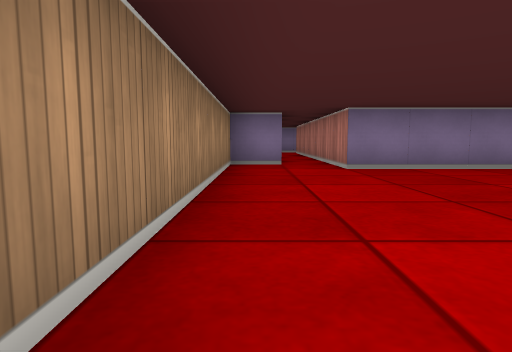
view 1 (above)

12 first-person views from a walk through a cub3D maze. The camera is about half as high as the walls, tilts 6° down and sees 75° across. The floor is counted in squares. Each view is taken from the middle of a square. On the plan, view 1 faces up. The plan holds only what a view shows up to about 9 squares ahead; the rest is blank.

view 2
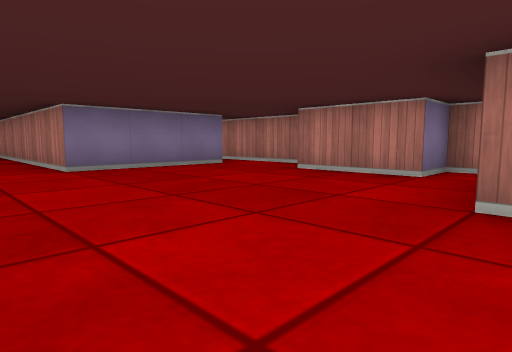

view 3
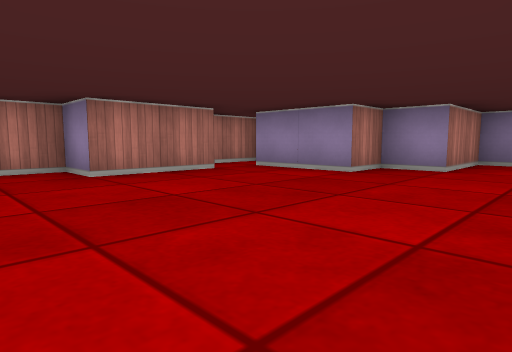

view 4
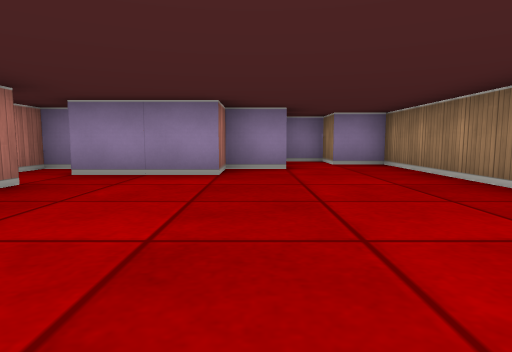

view 5
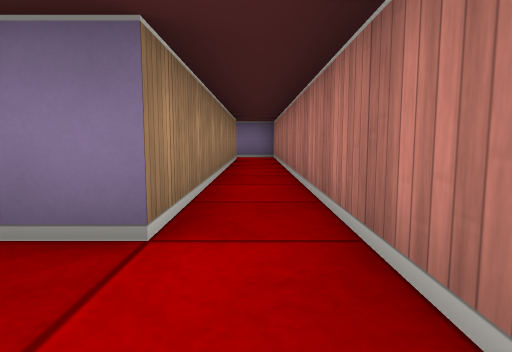

view 6
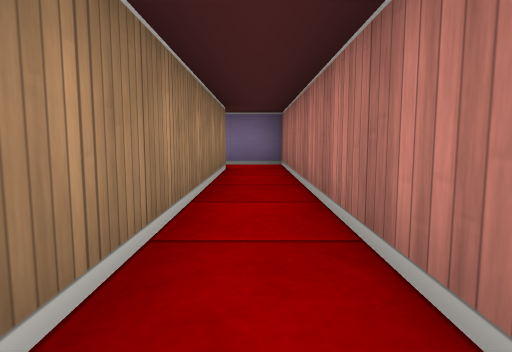

view 7
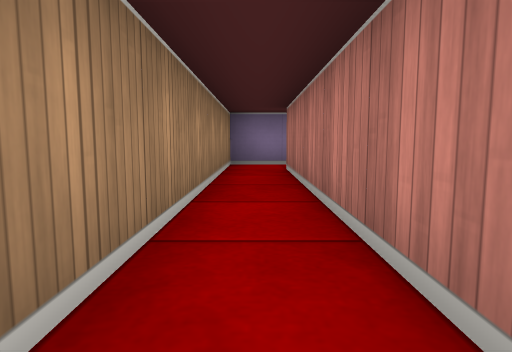

view 8
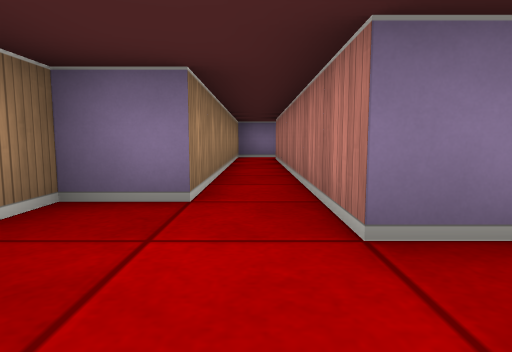

view 9
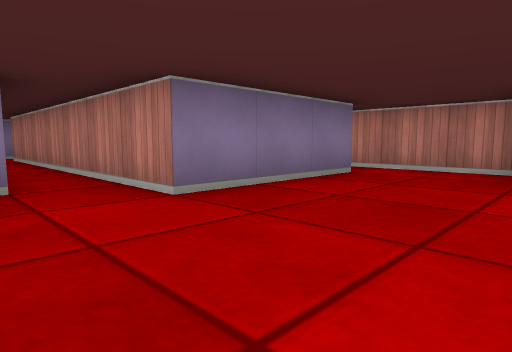

view 10
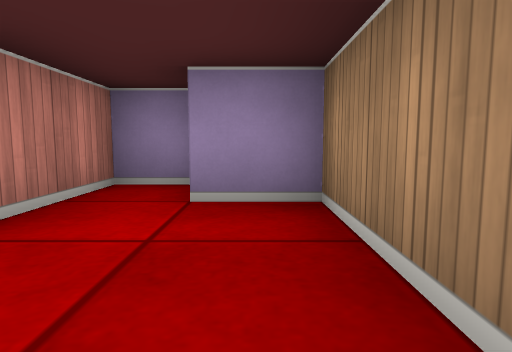

view 11
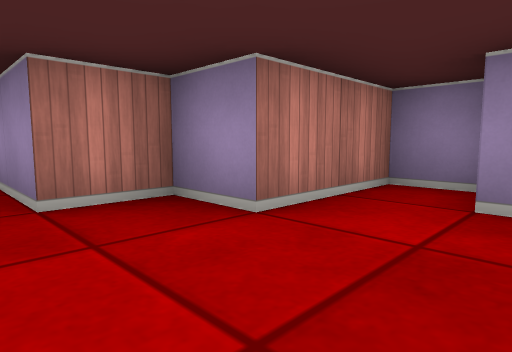

view 12
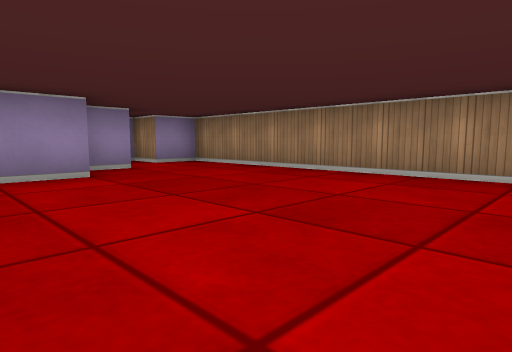

### Floor plan
Ten units are one square. View 1 is at (0, 0); x grows to the right and y downward. Boxes are objects, and circles mark ways between rooms. Rooms are numbered by the first view taken in them; rooms with no view inside come last. Other rooms are left out.
<svg viewBox="-10 -140 70 170">
<path fill="none" stroke="#000" d="M50 5 55 5 55 -15 45 -15 45 -35 55 -35 55 -125M5 -125 5 -65 -5 -65 -5 15 5 15 5 25 15 25 15 5 25 5 25 -5 45 -5M45 -125 45 -55 15 -55 15 -125M18 -135 5 -135 5 -125M55 -125 55 -135 44 -135"/>
<circle cx="10" cy="-130" r="3" fill="#2a7"/>
<circle cx="50" cy="-130" r="3" fill="#2a7"/>
<text x="20" y="-40">1</text>
<text x="30" y="-130">2</text>
</svg>
Room 1 opens to room 2.

Where each view was taken, in squares from view 1:
view 1: 0 up, 0 right, facing up
view 2: 0 up, 0 right, facing up-right
view 3: 5 up, 0 right, facing down-right
view 4: 5 up, 2 right, facing down
view 5: 4 up, 5 right, facing up
view 6: 7 up, 5 right, facing up
view 7: 7 up, 1 right, facing up
view 8: 4 up, 1 right, facing up
view 9: 3 up, 0 right, facing up-right
view 10: 1 up, 0 right, facing down
view 11: 1 up, 0 right, facing down-right
view 12: 5 up, 4 right, facing down-left
